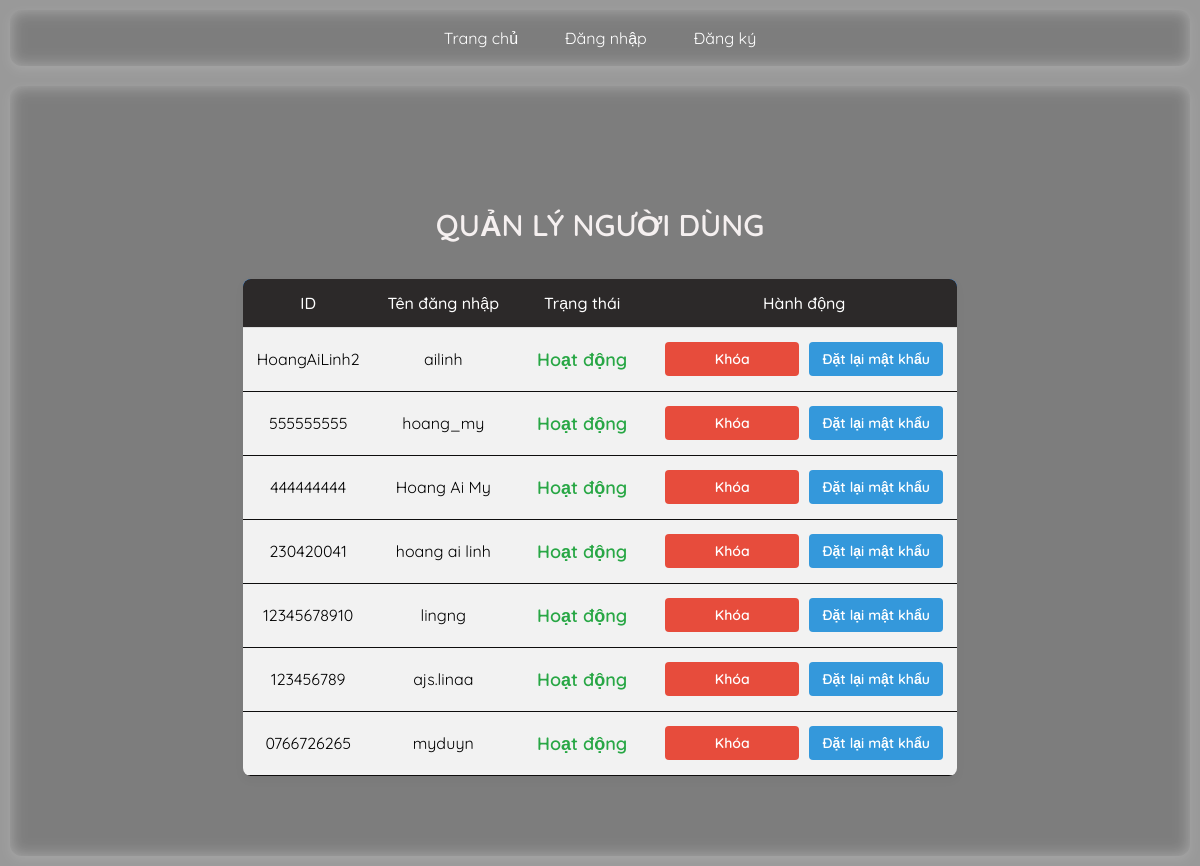
The app's page /admin (signed in), older data.
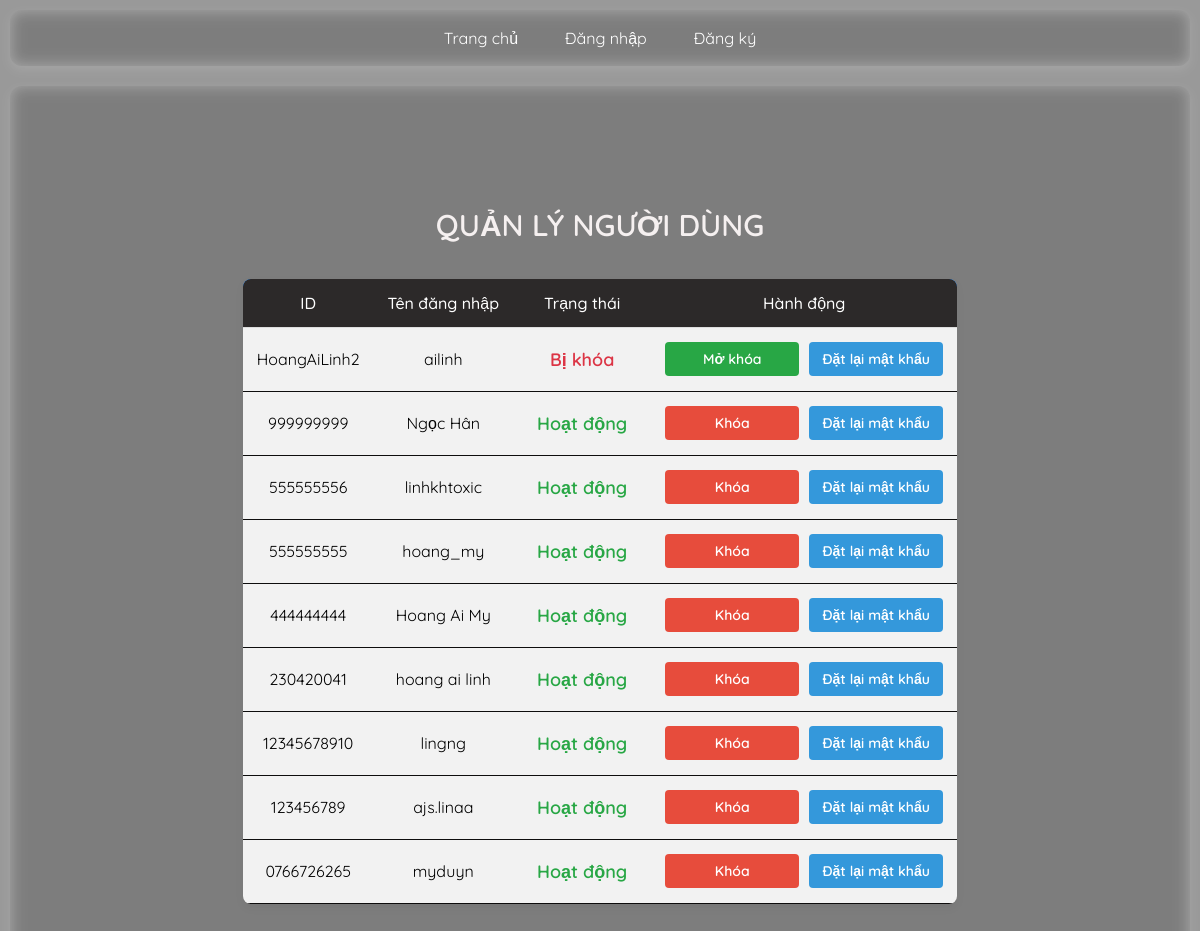
The same page, newer data.
### tables this page shows
CREATE TABLE users (
            user_id TEXT PRIMARY KEY NOT NULL UNIQUE,
            username TEXT NOT NULL UNIQUE,
            password TEXT,
            role TEXT DEFAULT 'user',
            is_blocked INTEGER DEFAULT 0
        );

### app.py (the view)
@app.route('/admin')
def admin():
    if session.get('role') != 'admin':
        flash("Truy cập trái phép!", "danger")
        return redirect(url_for('home'))
    page_admin = request.args.get('page_admin', 1, type=int)
    per_page = 10  # 10 user mỗi trang
    offset_user = (page_admin - 1) * per_page
    with sqlite3.connect(DATABASE) as conn:
        c = conn.cursor()
        c.execute("SELECT COUNT(*) FROM posts WHERE username != ?", (session['username'],))
        total_user_posts = c.fetchone()[0]
        total_user_pages = (total_user_posts + per_page - 1) // per_page
        c.execute("SELECT * FROM users WHERE username != ? ORDER BY user_id DESC LIMIT ? OFFSET ?",
                  (session['username'], per_page, offset_user))
        users = c.fetchall()
    return render_template('admin.html', users=users,
                           page_admin=page_admin,
                           total_user_pages=total_user_pages,)

### templates/admin.html (shortened to what this page needs)
{% extends "base.html" %}
{% block content %}
<div class="admin-container">
    <h2 class="title">QUẢN LÝ NGƯỜI DÙNG</h2>
    <table class="user-table">
        <thead>
            <tr>
                <th>ID</th>
                <th>Tên đăng nhập</th>
                <th>Trạng thái</th>
                <th>Hành động</th>
            </tr>
        </thead>
        <tbody>
            {% for user in users %}
            <tr>
                <td>{{ user[0] }}</td>
                <td>{{ user[1] }}</td>
                <td>
                    <span class="status {{ 'blocked' if user[4] == 1 else 'active' }}">
                        {{ "Bị khóa" if user[4] == 1 else "Hoạt động" }}
                    </span>
                </td>
                <td>
                    <div class="action-buttons">
                        {% if user[4] == 1 %}
                            <a href="{{ url_for('unblock_user', username=user[1]) }}" class="button unblock">Mở khóa</a>
                        {% else %}
                            <a href="{{ url_for('block_user', username=user[1]) }}" class="button block">Khóa</a>
                        {% endif %}
                        <a href="{{ url_for('reset_password', username=user[1]) }}" class="button reset">Đặt lại mật khẩu</a>
                    </div>
                </td>
            </tr>
            {% endfor %}
        </tbody>
    </table>
</div>
{% endblock %}

### templates/base.html (shortened to what this page needs)
<!DOCTYPE html>
<html lang="en">
<head>
    <link rel="stylesheet" href="{{ url_for('static', filename='style.css') }}">
</head>
<body>
    <nav>
        <a href="{{ url_for('home') }}">Trang chủ</a>
        {% if 'user' in session %}
            <a href="{{ url_for('dashboard') }}">Dashboard</a>
            <a href="{{ url_for('logout') }}">Đăng xuất</a>
        {% else %}
            <a href="{{ url_for('login') }}">Đăng nhập</a>
            <a href="{{ url_for('register') }}">Đăng ký</a>
        {% endif %}
    </nav>
    <div class="content">
        {% block content %}{% endblock %}
    </div>
</body>
</html>

### static/style.css (style rules this page uses)
body { font-family: 'Quicksand', sans-serif; margin: 0; padding: 0; background: url('https://i.pinimg.com/736x/f0/36/60/f03660c59e833d273f4557d920be3e40.jpg') center/cover no-repeat fixed; color: #fff; display: flex; flex-direction: column; min-height: 100vh; opacity: 0; animation: fadeIn 1s ease-in forwards; }
body::before { content: ""; position: fixed; top: 0; left: 0; width: 100%; height: 100%; background: rgba(0, 0, 0, 0.4); z-index: -1; }
nav { display: flex; justify-content: center; gap: 15px; background: rgba(255, 255, 255, 0.2); padding: 10px; border-radius: 12px; margin: 10px; box-shadow: 0 4px 10px rgba(255, 255, 255, 0.1); backdrop-filter: blur(8px); }
nav a { text-decoration: none; color: #fff; font-size: 16px; padding: 8px 16px; border-radius: 8px; transition: 0.3s ease-in-out; }
.content { display: flex; flex-direction: column; justify-content: center; align-items: center; flex-grow: 1; text-align: center; padding: 20px; background: rgba(255, 255, 255, 0.2); border-radius: 12px; margin: 10px; box-shadow: 0 4px 10px rgba(255, 255, 255, 0.1); backdrop-filter: blur(8px); }
.title { text-align: center; font-size: 26px; font-weight: bold; margin-bottom: 20px; color: white; background: #007BFF; padding: 10px; border-radius: 8px; }
.user-table { width: 80%; margin: 0 auto; border-collapse: collapse; background: rgba(255, 255, 255, 0.9); border-radius: 10px; overflow: hidden; box-shadow: 0 4px 10px rgba(0, 0, 0, 0.1); }
.user-table thead { background: #007BFF; color: white; }
.user-table th, .user-table td { padding: 12px; text-align: center; border-bottom: 1px solid #ddd; }
.user-table td:first-child, .user-table td:nth-child(2) { color: black; }
.status { font-weight: bold; padding: 8px; border-radius: 5px; }
.status.blocked { color: red; }
.status.active { color: green; }
.button { padding: 8px 12px; border-radius: 6px; text-decoration: none; font-weight: bold; display: inline-block; transition: 0.3s; }
.button.block { background: #dc3545; color: white; }
.button.unblock { background: #28a745; color: white; }

### templates/admin.html (style rules this page uses)
body { font-family: 'Quicksand', sans-serif; color: #333; }
.admin-container { max-width: 1000px; margin: 40px auto; padding: 20px; }
.title { text-align: center; font-size: 30px; font-weight: 600; color: #f5f0f0; padding: 15px; background: none; }
.user-table { width: 100%; border-collapse: collapse; background: rgba(255, 255, 255, 0.9); border-radius: 8px; overflow: hidden; box-shadow: 0 4px 10px rgba(0, 0, 0, 0.05); }
.user-table th { background: #2c2929; font-weight: 500; padding: 14px; text-align: center; }
.user-table td { padding: 14px; text-align: center; border-bottom: 1px solid #0e0d0d; word-wrap: break-word; }
.status { font-weight: 600; font-size: 18px; padding: 6px 10px; border-radius: 5px; display: inline-block; }
.status.active { color: #28a745; }
.status.blocked { color: #dc3545; }
.action-buttons { display: flex; justify-content: center; align-items: center; gap: 10px; flex-wrap: wrap; }
.button { min-width: 110px; padding: 8px 12px; font-size: 14px; border-radius: 4px; text-align: center; font-weight: 600; white-space: nowrap; }
.button.block { background: #e74c3c; color: white; }
.button.reset { background: #3498db; color: white; }

Row changes from the older to the newer data that the page shows:
changed users "HoangAiLinh2": is_blocked "Hoạt động" → "Bị khóa"; is_blocked "Khóa" → "Mở khóa"
added users: user_id "999999999", username "Ngọc Hân", is_blocked "Hoạt động"
added users: user_id "555555556", username "linhkhtoxic", is_blocked "Hoạt động"
